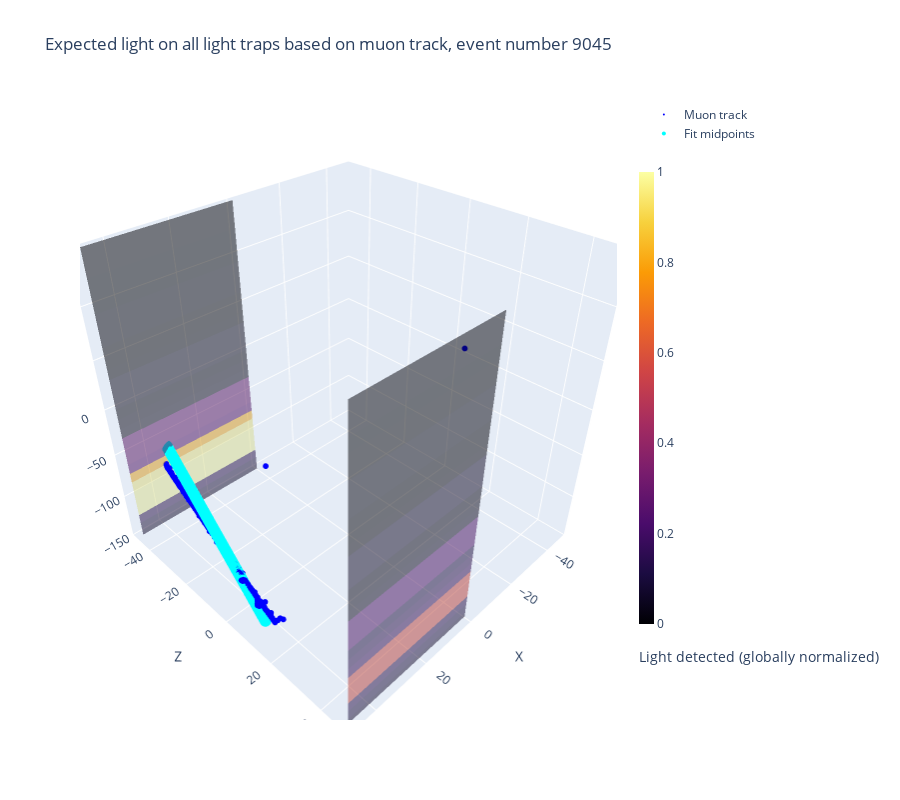

The cell this chart's notebook holds for it:
### Markdown cell above
### 3.2 old linear fit and light generation

### Code cell
all_results = []

for tpc_idx in range(len(tpc_bounds)):
    results = process_tpc(tpc_idx, f, event, tpc_bounds, geom_data, ax=None)
    all_results.extend(results)  # Flatten everything into one big list

# Compute total detected and produced light across all detectors
detected_all = np.array([r[5] for r in all_results])
produced_all = np.array([r[6] for r in all_results])

# ------------------------------------------
# 1) Compute detector colors from all_results (same as before)
# ------------------------------------------
detected_all = np.array([r[5] for r in all_results])
produced_all = np.array([r[6] for r in all_results])

total_produced = np.sum(produced_all)
colors_norm = detected_all / total_produced

# Normalize to [0, 1]  (same formula as in Matplotlib code)
colors_norm = (colors_norm - np.min(colors_norm)) / (np.max(colors_norm) - np.min(colors_norm))

cmap = cm.get_cmap("inferno")

xs_det, ys_det, zs_det = [], [], []
i_idx, j_idx, k_idx = [], [], []
intensity = []

for idx, (result, cnorm) in enumerate(zip(all_results, colors_norm)):
    x0, y0, x1, y1, z_det, *_ = result

    base = len(xs_det)

    # Same coordinate convention as in Matplotlib: (X, Z, Y)
    xs_det.extend([x0, x1, x1, x0])
    ys_det.extend([z_det, z_det, z_det, z_det])
    zs_det.extend([y0, y0, y1, y1])

    i_idx.extend([base, base])
    j_idx.extend([base + 1, base + 2])
    k_idx.extend([base + 2, base + 3])

    intensity.extend([cnorm] * 4)

mesh_det = go.Mesh3d(
    x=xs_det,
    y=ys_det,
    z=zs_det,
    i=i_idx,
    j=j_idx,
    k=k_idx,
    intensity=intensity,
    colorscale='Inferno',
    showscale=True,

    colorbar=dict(
        title=dict(
            text='Light detected (globally normalized)',
            side='bottom'   # put the title under the vertical colorbar
        ),
        thickness=15,
        len=0.8,
    ),

    opacity=0.5,
    name='Light traps'
)

# ------------------------------------------
# 2) Muon track hits (same as Matplotlib)
# ------------------------------------------
my_muon_hits = f['charge/events', 'charge/calib_prompt_hits', event]

x = my_muon_hits['x'].reshape(-1)
y = my_muon_hits['y'].reshape(-1)
z = my_muon_hits['z'].reshape(-1)

# Scatter of all muon hits (blue), same axis mapping X, Z, Y
hits_track = go.Scatter3d(
    x=x,
    y=z,
    z=y,
    mode='markers',
    marker=dict(size=2, color='blue'),
    name='Muon track'
)

# ------------------------------------------
# 3) Fit midpoints from line_fit_3d_segment_midpoints (same content)
# ------------------------------------------
seg_length = 0.1  # cm, as in your Matplotlib code

x_mid, y_mid, z_mid, step_len = line_fit_3d_segment_midpoints(x, y, z, seg_length)

fit_midpoints = go.Scatter3d(
    x=x_mid,
    y=z_mid,
    z=y_mid,
    mode='markers',
    marker=dict(size=4, color='cyan'),
    name='Fit midpoints'
)

# ------------------------------------------
# 4) Build figure
# ------------------------------------------
fig = go.Figure(data=[mesh_det, hits_track, fit_midpoints])

fig.update_layout(
    scene=dict(
        xaxis_title='X',
        yaxis_title='Z',
        zaxis_title='Y',
        xaxis=dict(range=[-50, 50]),
        yaxis=dict(range=[-50, 50]),
        zaxis=dict(range=[-150, 150]),
    ),
    title=f'Expected light on all light traps based on muon track, event number {event}',
    width=900,
    height=800,

    legend=dict(
        x=1.05,  # move legend outside the right boundary
        y=1.0,
        xanchor='left',
        yanchor='top',
        bgcolor='rgba(255,255,255,0.6)'
    )
)

fig.show()

### Figure 1 — Plotly figure (JSON) as saved in the notebook; plotly's stock layout.template omitted (floating-point values rounded to 4 significant figures; data arrays with more than 128 entries replaced by an {"elided": "..."} marker saying what was removed)
{"data": [{"colorbar": {"len": 0.8, "thickness": 15, "title": {"side": "bottom", "text": "Light detected (globally normalized)"}}, "colorscale": [[0, "#000004"], [0.1111, "#1b0c41"], [0.2222, "#4a0c6b"], [0.3333, "#781c6d"], [0.4444, "#a52c60"], [0.5556, "#cf4446"], [0.6667, "#ed6925"], [0.7778, "#fb9b06"], [0.8889, "#f7d13d"], [1, "#fcffa4"]], "i": [0, 0, 4, 4, 8, 8, 12, 12, 16, 16, 20, 20, 24, 24, 28, 28, 32, 32, 36, 36, 40, 40, 44, 44, 48, 48, 52, 52, 56, 56, 60, 60, 64, 64, 68, 68, 72, 72, 76, 76, 80, 80, 84, 84, 88, 88, 92, 92, 96, 96, 100, 100, 104, 104, 108, 108, 112, 112, 116, 116, 120, 120, 124, 124, 128, 128, 132, 132, 136, 136, 140, 140, 144, 144, 148, 148, 152, 152, 156, 156], "intensity": {"elided": "160 float values"}, "j": [1, 2, 5, 6, 9, 10, 13, 14, 17, 18, 21, 22, 25, 26, 29, 30, 33, 34, 37, 38, 41, 42, 45, 46, 49, 50, 53, 54, 57, 58, 61, 62, 65, 66, 69, 70, 73, 74, 77, 78, 81, 82, 85, 86, 89, 90, 93, 94, 97, 98, 101, 102, 105, 106, 109, 110, 113, 114, 117, 118, 121, 122, 125, 126, 129, 130, 133, 134, 137, 138, 141, 142, 145, 146, 149, 150, 153, 154, 157, 158], "k": [2, 3, 6, 7, 10, 11, 14, 15, 18, 19, 22, 23, 26, 27, 30, 31, 34, 35, 38, 39, 42, 43, 46, 47, 50, 51, 54, 55, 58, 59, 62, 63, 66, 67, 70, 71, 74, 75, 78, 79, 82, 83, 86, 87, 90, 91, 94, 95, 98, 99, 102, 103, 106, 107, 110, 111, 114, 115, 118, 119, 122, 123, 126, 127, 130, 131, 134, 135, 138, 139, 142, 143, 146, 147, 150, 151, 154, 155, 158, 159], "name": "Light traps", "opacity": 0.5, "showscale": true, "type": "mesh3d", "x": {"elided": "160 float values"}, "y": {"elided": "160 float values"}, "z": {"elided": "160 float values"}}, {"marker": {"color": "blue", "size": 2}, "mode": "markers", "name": "Muon track", "type": "scatter3d", "x": {"elided": "179 float values"}, "y": {"elided": "179 float values"}, "z": {"elided": "179 float values"}}, {"marker": {"color": "cyan", "size": 4}, "mode": "markers", "name": "Fit midpoints", "type": "scatter3d", "x": {"elided": "1233 float values"}, "y": {"elided": "1233 float values"}, "z": {"elided": "1233 float values"}}], "layout": {"height": 800, "legend": {"bgcolor": "rgba(255,255,255,0.6)", "x": 1.05, "xanchor": "left", "y": 1, "yanchor": "top"}, "scene": {"xaxis": {"range": [-50, 50], "title": {"text": "X"}}, "yaxis": {"range": [-50, 50], "title": {"text": "Z"}}, "zaxis": {"range": [-150, 150], "title": {"text": "Y"}}}, "title": {"text": "Expected light on all light traps based on muon track, event number 9045"}, "width": 900}}
